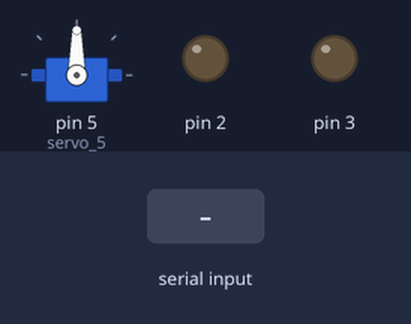
The sketch below on a simulated Arduino Uno, built with avr-gcc and run on an emulated ATmega328P. On the bench: servo, output pins drawn as LEDs (lit = HIGH). The test bench sets the inputs (shaded band).

Above: at 1.2 s.
1.3 s: "a" received over Serial
At 1.7 s:
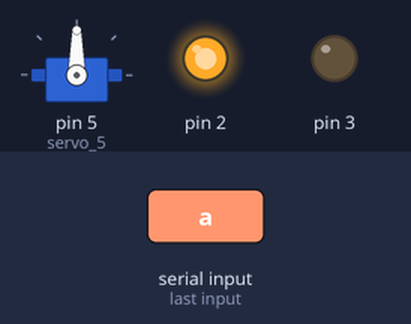
2.8 s: "t" received over Serial
At 4.0 s:
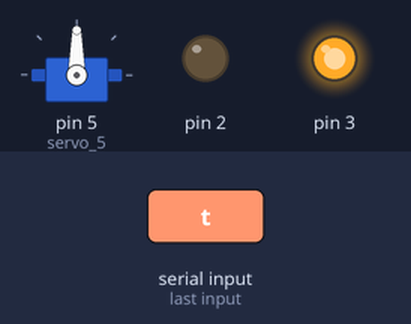
4.3 s: "d" received over Serial
At 5.2 s:
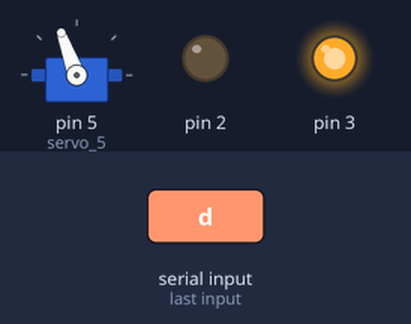
5.8 s: "p" received over Serial
At 6.3 s:
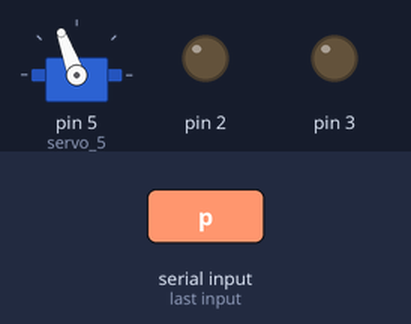
7.3 s: "e" received over Serial
At 8.5 s:
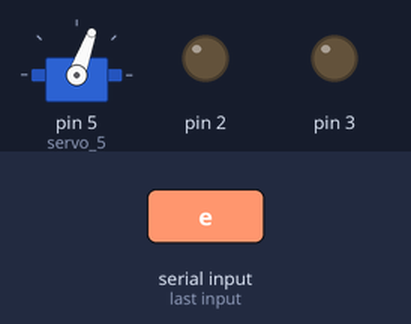
8.8 s: "f" received over Serial
At 9.8 s:
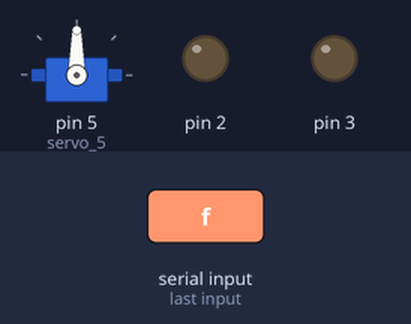
Timing chart, 0 to 11.3 s (numbered marks = the images above; inputs shaded):
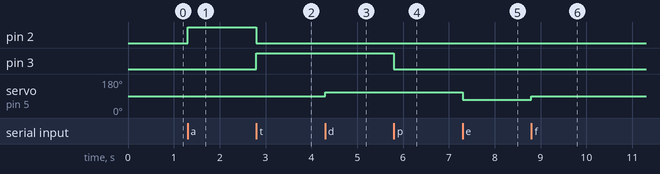

The sketch:

motor-carrinho.ino
```cpp
// C++ code
//
#include <Servo.h>

Servo servo_5;

void setup()
{
  servo_5.attach(5, 500, 2500);

  pinMode(2, OUTPUT);
  pinMode(3, OUTPUT);
  servo_5.write(90);//pode voltar para 0° (ir pra tras)

  Serial.begin (9600);
}

void loop()
{
  char bt;
  if (Serial.available () > 0){ //se estiver tendo comunicação serial

    bt = Serial.read();
    if (bt == 'a'){
      digitalWrite(2, HIGH);//frente
      digitalWrite(3, LOW);//frente
    }
    else if(bt == 't'){
      digitalWrite(2, LOW);//tras
      digitalWrite(3, HIGH);//tras
    }
    else if(bt == 'p'){ //parado
      digitalWrite(2, LOW);
      digitalWrite(3, LOW);
    }
    else if(bt == 'f'){
      servo_5.write(90);
    }
    else if(bt == 'd'){//direita
      servo_5.write(110);
    }
    else if(bt == 'e'){//esquerda
      servo_5.write(70);
   }


  }
}
```

Measured:
- after the input at 1.3 s, pin 2: LOW → HIGH at once
- after the input at 2.8 s, pin 2: HIGH → LOW at once; pin 3: LOW → HIGH at once
- after the input at 4.3 s, servo on pin 5 (servo_5): 90° → 110° at once
- after the input at 5.8 s, pin 3: HIGH → LOW at once
- after the input at 7.3 s, servo on pin 5 (servo_5): 110° → 70° at once
- after the input at 8.8 s, servo on pin 5 (servo_5): 70° → 90° at once
